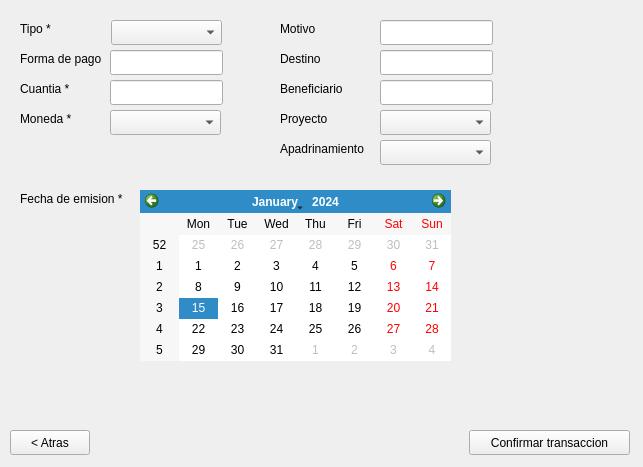
<?xml version="1.0" encoding="UTF-8"?>
<ui version="4.0">
 <class>MainWindow</class>
 <widget class="QMainWindow" name="MainWindow">
  <property name="geometry">
   <rect>
    <x>0</x>
    <y>0</y>
    <width>643</width>
    <height>467</height>
   </rect>
  </property>
  <property name="windowTitle">
   <string>Gestor ACOES: Anadir Transacciones</string>
  </property>
  <widget class="QWidget" name="centralWidget">
   <widget class="QCalendarWidget" name="calFechaEmision">
    <property name="geometry">
     <rect>
      <x>140</x>
      <y>190</y>
      <width>311</width>
      <height>171</height>
     </rect>
    </property>
   </widget>
   <widget class="QLabel" name="lFechaEmision">
    <property name="geometry">
     <rect>
      <x>20</x>
      <y>190</y>
      <width>111</width>
      <height>17</height>
     </rect>
    </property>
    <property name="text">
     <string>Fecha de emision *</string>
    </property>
   </widget>
   <widget class="QComboBox" name="cMoneda">
    <property name="geometry">
     <rect>
      <x>110</x>
      <y>110</y>
      <width>111</width>
      <height>25</height>
     </rect>
    </property>
   </widget>
   <widget class="QLabel" name="lMoneda">
    <property name="geometry">
     <rect>
      <x>20</x>
      <y>110</y>
      <width>61</width>
      <height>17</height>
     </rect>
    </property>
    <property name="text">
     <string>Moneda *</string>
    </property>
   </widget>
   <widget class="QLineEdit" name="eCuantia">
    <property name="geometry">
     <rect>
      <x>110</x>
      <y>80</y>
      <width>113</width>
      <height>25</height>
     </rect>
    </property>
   </widget>
   <widget class="QLabel" name="lCuantia">
    <property name="geometry">
     <rect>
      <x>20</x>
      <y>80</y>
      <width>61</width>
      <height>17</height>
     </rect>
    </property>
    <property name="text">
     <string>Cuantia *</string>
    </property>
   </widget>
   <widget class="QLabel" name="lFormaPago">
    <property name="geometry">
     <rect>
      <x>20</x>
      <y>50</y>
      <width>91</width>
      <height>17</height>
     </rect>
    </property>
    <property name="text">
     <string>Forma de pago</string>
    </property>
   </widget>
   <widget class="QComboBox" name="cTipo">
    <property name="geometry">
     <rect>
      <x>111</x>
      <y>20</y>
      <width>111</width>
      <height>25</height>
     </rect>
    </property>
   </widget>
   <widget class="QLabel" name="lTipo">
    <property name="geometry">
     <rect>
      <x>20</x>
      <y>20</y>
      <width>54</width>
      <height>17</height>
     </rect>
    </property>
    <property name="text">
     <string>Tipo *</string>
    </property>
   </widget>
   <widget class="QLineEdit" name="eFormaPago">
    <property name="geometry">
     <rect>
      <x>110</x>
      <y>50</y>
      <width>113</width>
      <height>25</height>
     </rect>
    </property>
   </widget>
   <widget class="QLabel" name="lDestino">
    <property name="geometry">
     <rect>
      <x>280</x>
      <y>50</y>
      <width>61</width>
      <height>17</height>
     </rect>
    </property>
    <property name="text">
     <string>Destino</string>
    </property>
   </widget>
   <widget class="QLineEdit" name="eMotivo">
    <property name="geometry">
     <rect>
      <x>380</x>
      <y>20</y>
      <width>113</width>
      <height>25</height>
     </rect>
    </property>
   </widget>
   <widget class="QLineEdit" name="eDestino">
    <property name="geometry">
     <rect>
      <x>380</x>
      <y>50</y>
      <width>113</width>
      <height>25</height>
     </rect>
    </property>
   </widget>
   <widget class="QLabel" name="lMotivo">
    <property name="geometry">
     <rect>
      <x>280</x>
      <y>20</y>
      <width>91</width>
      <height>17</height>
     </rect>
    </property>
    <property name="text">
     <string>Motivo</string>
    </property>
   </widget>
   <widget class="QLabel" name="lProyecto">
    <property name="geometry">
     <rect>
      <x>280</x>
      <y>110</y>
      <width>61</width>
      <height>17</height>
     </rect>
    </property>
    <property name="text">
     <string>Proyecto</string>
    </property>
   </widget>
   <widget class="QLineEdit" name="eBeneficiario">
    <property name="geometry">
     <rect>
      <x>380</x>
      <y>80</y>
      <width>113</width>
      <height>25</height>
     </rect>
    </property>
   </widget>
   <widget class="QLabel" name="lBeneficiario">
    <property name="geometry">
     <rect>
      <x>280</x>
      <y>80</y>
      <width>91</width>
      <height>17</height>
     </rect>
    </property>
    <property name="text">
     <string>Beneficiario</string>
    </property>
   </widget>
   <widget class="QLabel" name="lApadrinamiento">
    <property name="geometry">
     <rect>
      <x>280</x>
      <y>140</y>
      <width>101</width>
      <height>17</height>
     </rect>
    </property>
    <property name="text">
     <string>Apadrinamiento</string>
    </property>
   </widget>
   <widget class="QPushButton" name="bAtras">
    <property name="geometry">
     <rect>
      <x>10</x>
      <y>430</y>
      <width>80</width>
      <height>25</height>
     </rect>
    </property>
    <property name="text">
     <string>&lt; Atras</string>
    </property>
   </widget>
   <widget class="QPushButton" name="bConfirmar">
    <property name="geometry">
     <rect>
      <x>469</x>
      <y>430</y>
      <width>161</width>
      <height>25</height>
     </rect>
    </property>
    <property name="text">
     <string>Confirmar transaccion</string>
    </property>
   </widget>
   <widget class="QComboBox" name="cProyecto">
    <property name="geometry">
     <rect>
      <x>380</x>
      <y>110</y>
      <width>111</width>
      <height>25</height>
     </rect>
    </property>
   </widget>
   <widget class="QComboBox" name="cApadrinamiento">
    <property name="geometry">
     <rect>
      <x>380</x>
      <y>140</y>
      <width>111</width>
      <height>25</height>
     </rect>
    </property>
   </widget>
  </widget>
 </widget>
 <layoutdefault spacing="6" margin="11"/>
 <resources/>
 <connections/>
</ui>
